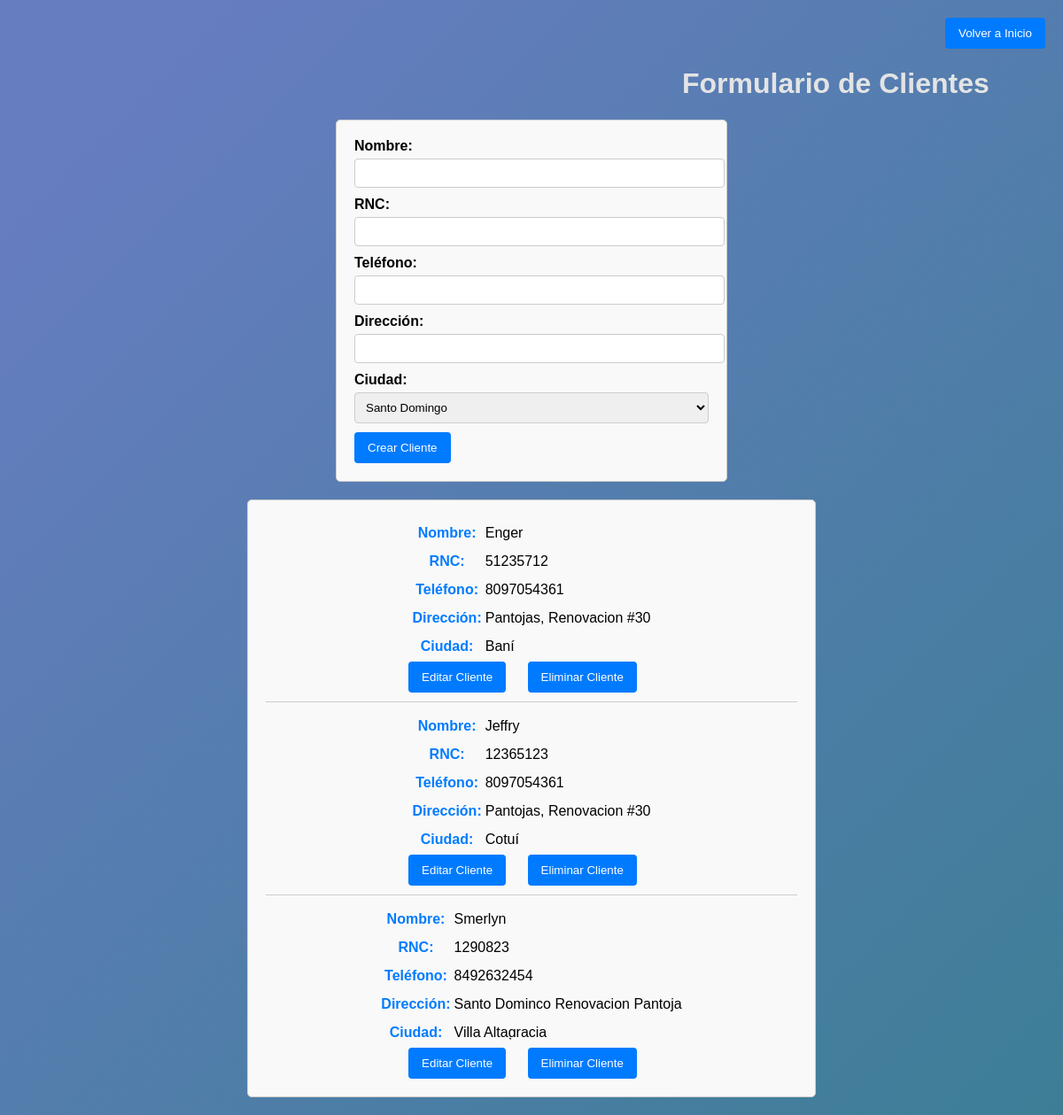
Screenshot of /Formulario_Clientes.php with the database file from the repository.
### tables this page shows
CREATE TABLE `clientes` (
  `id_cliente` int(11) NOT NULL,
  `nombre` varchar(100) NOT NULL,
  `rnc` varchar(20) NOT NULL,
  `telefono` varchar(15) NOT NULL,
  `direccion` varchar(255) NOT NULL,
  `id_ciudad` int(11) NOT NULL
);

CREATE TABLE `ciudades` (
  `id_ciudad` int(11) NOT NULL,
  `nombre` varchar(100) NOT NULL
);

### Formulario_Clientes.php (the view, shortened to what this page needs)
<?php
include ('Conexion.php');
function getCiudades($conn) {
    $sql = "SELECT id_ciudad, nombre FROM Ciudades";
    $result = $conn->query($sql);
    return $result->fetch_all(MYSQLI_ASSOC);
}
function getClientes($conn) {
    $sql = "SELECT id_cliente, nombre, rnc, telefono, direccion, id_ciudad FROM Clientes";
    $result = $conn->query($sql);
    return $result->fetch_all(MYSQLI_ASSOC);
}
function getCiudadNombre($conn, $id_ciudad) {
    $sql = "SELECT nombre FROM Ciudades WHERE id_ciudad = $id_ciudad";
    $result = $conn->query($sql);
    $row = $result->fetch_assoc();
    return $row['nombre'];
}
$ciudades = getCiudades($conn);
$clientes = getClientes($conn);
?>
<!DOCTYPE html>
<html>
<head>
    <link rel="stylesheet" href="Style.css">
</head>
<body>
<div style="text-align: right; margin-bottom: 20px;">
        <button onclick="window.location.href='index.php'">Volver a Inicio</button>
    </div>
    <h1>Formulario de Clientes</h1>
    <form id="Form_Cli" method="post" action="Formulario_Clientes.php">
        <label for="nombre">Nombre:</label>
        <input type="text" name="nombre" id="nombre" required><br>
        <label for="rnc">RNC:</label>
        <input type="text" name="rnc" id="rnc" required><br>
        <label for="telefono">Teléfono:</label>
        <input type="text" name="telefono" id="telefono" required><br>
        <label for="direccion">Dirección:</label>
        <input type="text" name="direccion" id="direccion"><br>
        <label for="id_ciudad">Ciudad:</label>
        <select name="id_ciudad" id="id_ciudad" required>
            <?php foreach ($ciudades as $ciudad): ?>
                <option value="<?php echo $ciudad['id_ciudad']; ?>"><?php echo $ciudad['nombre']; ?></option>
            <?php endforeach; ?>
        </select><br>
        <button type="submit" name="crear_cliente">Crear Cliente</button>
    </form>
    <div id="clientes-lista">
        <?php foreach ($clientes as $cliente): ?>
            <div class="cliente-item">
                <table>
                    <tr>
                        <th><p><strong>Nombre:</strong></p></th>
                        <td><?php echo $cliente['nombre']; ?></td>
                    </tr>
                    <tr>
                        <th><p><strong>RNC:</strong></p></th>
                        <td><?php echo $cliente['rnc']; ?></td>
                    </tr>
                    <tr>
                        <th><p><strong>Teléfono:</strong></p></th>
                        <td><?php echo $cliente['telefono']; ?></td>
                    </tr>
                    <tr>
                        <th><p><strong>Dirección:</strong></p></th>
                        <td><?php echo $cliente['direccion']; ?></td>
                    </tr>
                    <tr>
                        <th><p><strong>Ciudad:</strong></p></th>
                        <td><?php echo getCiudadNombre($conn, $cliente['id_ciudad']); ?></td>
                    </tr>
                </table>
                <button type="button" onclick="editarCliente(<?php echo $cliente['id_cliente']; ?>, '<?php echo $cliente['nombre']; ?>', '<?php echo $cliente['rnc']; ?>', '<?php echo $cliente['telefono']; ?>', '<?php echo $cliente['direccion']; ?>', <?php echo $cliente['id_ciudad']; ?>)">Editar Cliente</button>
                <form method="post" action="Formulario_Clientes.php" style="display:inline; border:0">
                    <button type="submit" name="eliminar_cliente">Eliminar Cliente</button>
                </form>
            </div>
        <?php endforeach; ?>
    </div>
</body>
</html>

### Style.css (style rules this page uses)
body { font-family: Arial, sans-serif; margin: 20px; background: linear-gradient(135deg, #667dc0 10%, #3d7e96 100%); }
h1 { color: #e3e4e4; margin-left: 750px; }
form { max-width: 400px; margin: auto; padding: 20px; border: 1px solid #ccc; border-radius: 5px; background-color: #f9f9f9; }
label { display: block; margin-bottom: 5px; font-weight: bold; }
input[type="text"], select { width: 100%; padding: 8px; margin-bottom: 10px; border: 1px solid #ccc; border-radius: 4px; }
button { padding: 10px 15px; background-color: #007BFF; color: white; border: none; border-radius: 4px; cursor: pointer; }
#clientes-lista { margin-top: 20px; padding: 20px; border: 1px solid #ccc; border-radius: 5px; background-color: #f9f9f9; max-width: 600px; margin-left: auto; margin-right: auto; }
.cliente-item { border-bottom: 1px solid #ccc; padding-bottom: 10px; margin-bottom: 10px; justify-items: center; }
.cliente-item:last-child { border-bottom: none; margin-bottom: 0; padding-bottom: 0; }
.cliente-item p { margin: 5px 0; }
.cliente-item p strong { color: #007BFF; }

### rows the page displays
clientes: nombre "Enger", rnc "51235712", telefono "8097054361", direccion "Pantojas, Renovacion #30", id_ciudad.nombre "Baní"
clientes: nombre "Jeffry", rnc "12365123", telefono "8097054361", direccion "Pantojas, Renovacion #30", id_ciudad.nombre "Cotuí"
clientes: nombre "Smerlyn", rnc "1290823", telefono "8492632454", direccion "Santo Dominco Renovacion Pantoja", id_ciudad.nombre "Villa Altagracia"

### other values shown
form field id_ciudad "Santo Domingo"
